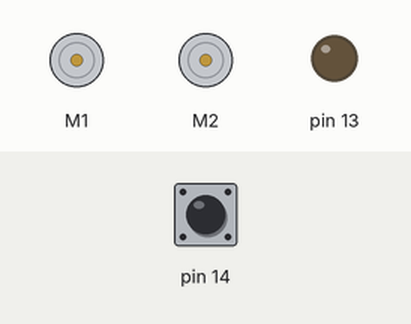
Recording of a sketch running on a simulated Arduino Leonardo, built with avr-gcc and run on an emulated ATmega32U4. Parts: 2 × DC motor (green arrow = forward, orange = backward, longer = faster), output pins drawn as LEDs (lit = HIGH). Inputs (shaded band) come from the test bench; at power-on: pin 14 HIGH.

Above: at 0.8 s.
0.9 s: pin 14 pulled LOW for 0.15 s
At 2.2 s:
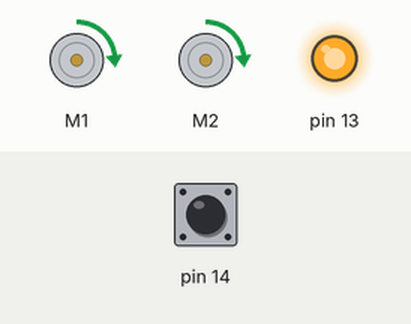
At 3.41 s:
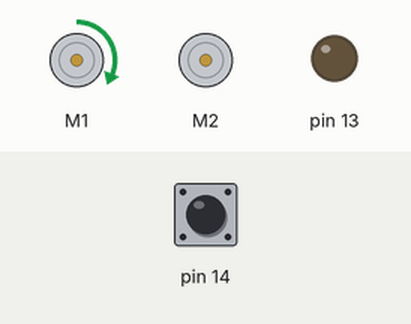
Timing chart, 0 to 13.0 s (numbered marks = the images above; inputs shaded):
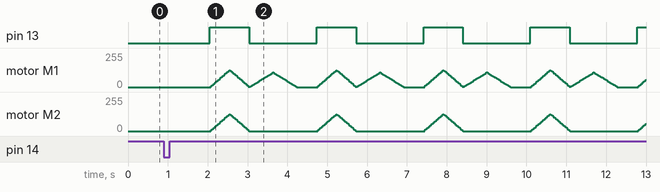

The sketch:

square.ino
```cpp
// This Assignment will move the Romi board in a square

#include <Romi32U4.h>

Romi32U4Motors motors;
Romi32U4ButtonA buttonA;
int straight = 200;
int right_turn = 172;
void setup()
{
  // Wait for the user to press button A.
  buttonA.waitForButton();

  // Delay so that the robot does not move away while the user is
  // still touching it.
  delay(1000);
}

void loop()
{
  // Run left and right motor forward.
  ledYellow(1);
  for (int speed = 0; speed <= straight; speed++)
  {
    motors.setLeftSpeed(speed);
    motors.setRightSpeed(speed);
    delay(2);
  }
  for (int speed = straight; speed >= 0; speed--)
  {
    motors.setLeftSpeed(speed);
    motors.setRightSpeed(speed);
    delay(2);
  }

  // turn right
  ledYellow(0);
  for(int speed = 0; speed <= right_turn; speed++)
  {
    motors.setLeftSpeed(speed);
    motors.setRightSpeed(0);
    delay(3);
  }
  for(int speed = right_turn; speed >= 0; speed--)
  {
    motors.setLeftSpeed(speed);
    motors.setRightSpeed(0);
    delay(3);
  }

  delay(500);
}
```
